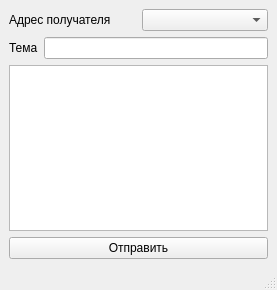
<?xml version="1.0" encoding="UTF-8"?>
<ui version="4.0">
 <class>MainWindow</class>
 <widget class="QMainWindow" name="MainWindow">
  <property name="geometry">
   <rect>
    <x>0</x>
    <y>0</y>
    <width>277</width>
    <height>290</height>
   </rect>
  </property>
  <property name="windowTitle">
   <string>MainWindow</string>
  </property>
  <widget class="QWidget" name="centralwidget">
   <layout class="QVBoxLayout" name="verticalLayout_3">
    <item>
     <layout class="QVBoxLayout" name="verticalLayout_2">
      <item>
       <layout class="QHBoxLayout" name="horizontalLayout">
        <item>
         <widget class="QLabel" name="label">
          <property name="text">
           <string>Адрес получателя</string>
          </property>
         </widget>
        </item>
        <item>
         <widget class="QComboBox" name="SpinBoxComboBox"/>
        </item>
       </layout>
      </item>
      <item>
       <layout class="QHBoxLayout" name="horizontalLayout_2">
        <item>
         <widget class="QLabel" name="label_2">
          <property name="text">
           <string>Тема</string>
          </property>
         </widget>
        </item>
        <item>
         <widget class="QLineEdit" name="ThemeLineEdit"/>
        </item>
       </layout>
      </item>
      <item>
       <layout class="QVBoxLayout" name="verticalLayout">
        <item>
         <widget class="QTextEdit" name="textEdit"/>
        </item>
        <item>
         <widget class="QPushButton" name="SendPushButton">
          <property name="text">
           <string>Отправить</string>
          </property>
         </widget>
        </item>
       </layout>
      </item>
     </layout>
    </item>
   </layout>
  </widget>
  <widget class="QMenuBar" name="menubar">
   <property name="geometry">
    <rect>
     <x>0</x>
     <y>0</y>
     <width>277</width>
     <height>21</height>
    </rect>
   </property>
  </widget>
  <widget class="QStatusBar" name="statusbar"/>
 </widget>
 <resources/>
 <connections/>
</ui>
